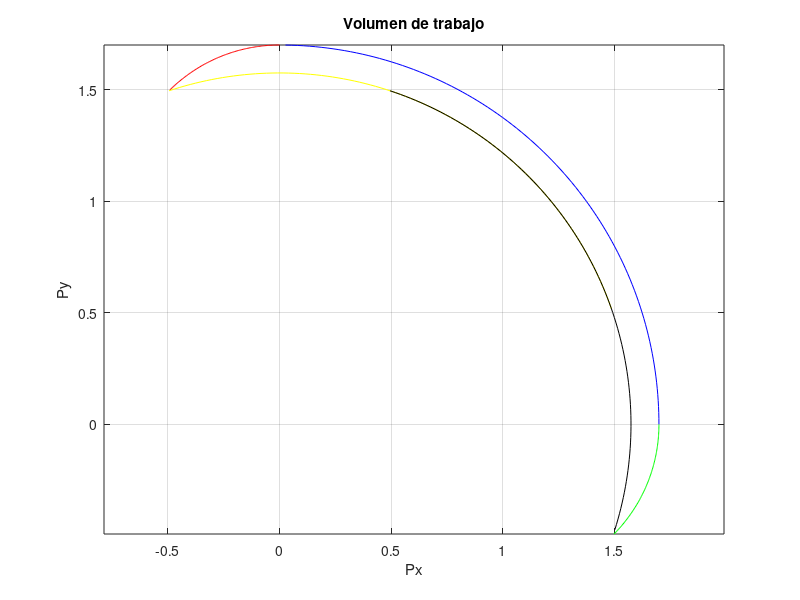

Reproduce this figure in MATLAB.
%primer robot
%parametros

l1=1;
l2=0.7;

%Variables de articulacion
q1max=pi/2;
q1min=0;
q2max=pi/4;
q2min=-pi/4;

%vectores
resolucion=100;
Px=zeros(1, resolucion);
Py=zeros(1, resolucion);

%Primero grafico los limites de trabajo
%para alcanze maximo (azul)
q2=0;
q1=q1min;

for i=1:resolucion
    Px(i)=l1*cos(q1)+l2*cos(q1+q2);
    Py(i)=l1*sin(q1)+l2*sin(q1+q2);
    q1=q1+q1max/resolucion;
end

figure
plot(Px, Py, 'Color', 'blue')
title('Volumen de trabajo')
xlabel('Px')
ylabel('Py')
grid
axis equal
hold on

%cola izquierda (rojo)
q2=0;
q1=q1max;

for i=1:resolucion
    Px(i)=l1*cos(q1)+l2*cos(q1+q2);
    Py(i)=l1*sin(q1)+l2*sin(q1+q2);
    q2=q2+q2max/resolucion;
end
plot(Px, Py, 'Color', 'red')

%Alcanze minimo (amarillo)
q2=q2max;
q1=q1max;

for i=1:resolucion
    Px(i)=l1*cos(q1)+l2*cos(q1+q2);
    Py(i)=l1*sin(q1)+l2*sin(q1+q2);
    q1=q1-q1max/resolucion;
end
plot(Px, Py, 'Color', 'yellow')

q2=q2min;
q1=q1max;

%cola derecha (negro)
for i=1:resolucion
    Px(i)=l1*cos(q1)+l2*cos(q1+q2);
    Py(i)=l1*sin(q1)+l2*sin(q1+q2);
    q1=q1-q1max/resolucion;
end
plot(Px, Py, 'Color', 'black')

q2=0;
q1=q1min;

%cola derecha (verde)
for i=1:resolucion
    Px(i)=l1*cos(q1)+l2*cos(q1+q2);
    Py(i)=l1*sin(q1)+l2*sin(q1+q2);
    q2=q2-abs(q2min/resolucion);
end
plot(Px, Py, 'Color', 'green')
hold off;


